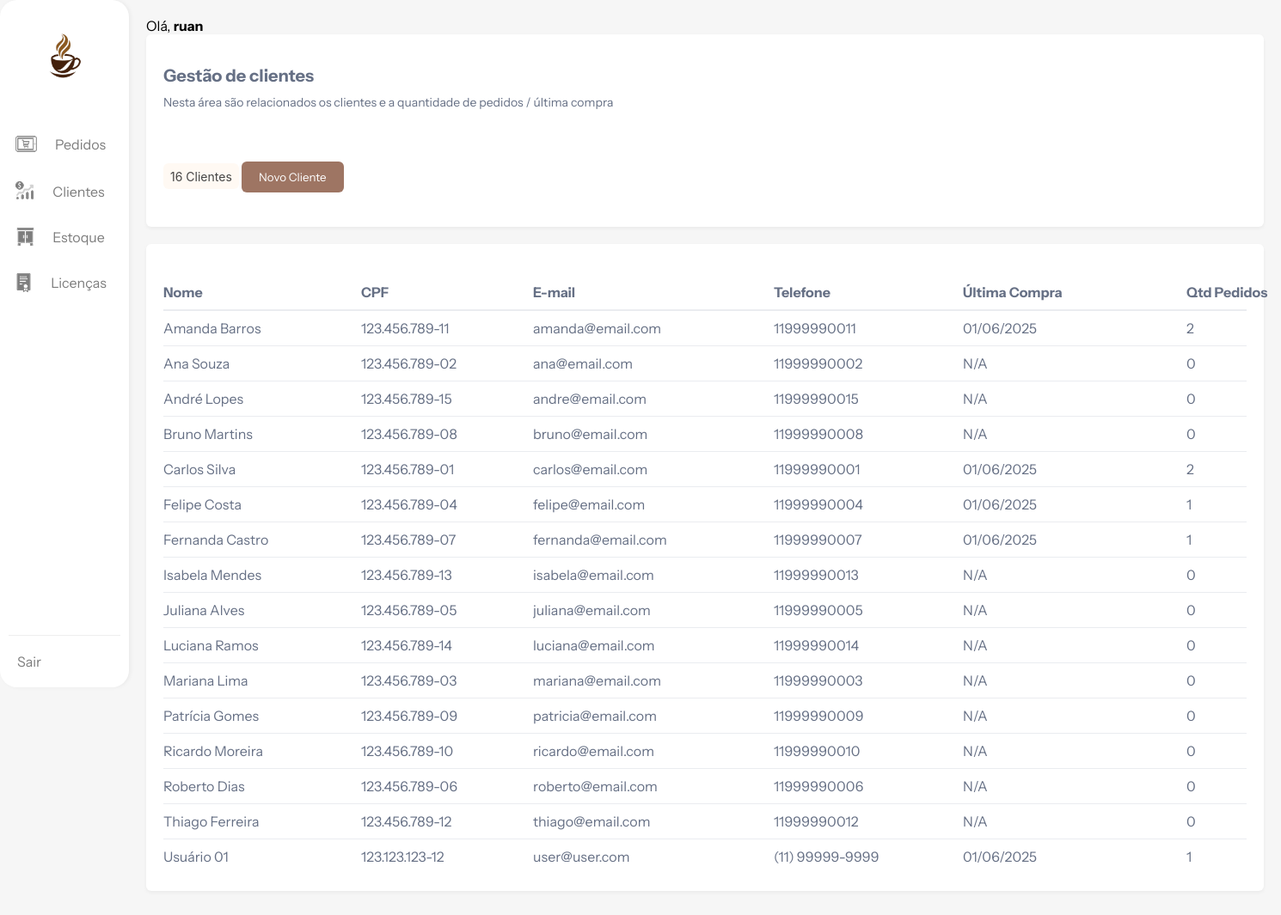
The page /views/clientes.php (signed in) on the database its author committed.
### tables this page shows
CREATE TABLE IF NOT EXISTS `clientes` (
  `cliente_id` int NOT NULL AUTO_INCREMENT,
  `nome` varchar(100) NOT NULL,
  `email` varchar(100) DEFAULT NULL,
  `telefone` varchar(20) DEFAULT NULL,
  `cpf` varchar(14) DEFAULT NULL,
  PRIMARY KEY (`cliente_id`)
);

### views/clientes.php (the view, shortened to what this page needs)
<?php
include("../config/conexao.php");
$sql_clientes = "
    SELECT
        c.cliente_id,
        c.nome,
        c.email,
        c.telefone,
        c.cpf,
        MAX(p.data_pedido) AS ultima_compra,
        COUNT(DISTINCT p.pedido_id) AS qtd_pedidos
    FROM
        clientes c
    LEFT JOIN
        pedidos p ON c.cliente_id = p.cliente_id
    GROUP BY
        c.cliente_id, c.nome, c.email, c.telefone, c.cpf
    ORDER BY
        c.nome ASC;
";
$result_clientes = $mysqli->query($sql_clientes);
$total_clientes = 0;
if ($result_clientes) {
    $total_clientes = $result_clientes->num_rows;
}
?>
<!DOCTYPE html>
<html lang="pt-br">
<head>
    <link rel="stylesheet" href="../public/css/clientes.css">
    </head>
<body>
    <nav>
        <a href="dashboard.php">
            <img src="../public/img/logo.png" alt="Logo Alvorada" />
        </a>
        <div class="nav-item">
            <img src="../public/icons/pedidos.png" alt="Ícone Pedidos" />
            <span>
                <a href="pedidos.php">Pedidos</a>
            </span>
        </div>
        <div class="nav-item">
            <img src="../public/icons/clientes.png" alt="Ícone Clientes" />
            <span>
                <a href="clientes.php">Clientes</a>
            </span>
        </div>
        <div class="nav-item">
            <img src="../public/icons/estoque.png" alt="Ícone Estoque" />
            <span>
                <a href="estoque.php">Estoque</a>
            </span>
        </div>
        <div class="nav-item">
            <img src="../public/icons/licenca.png" alt="Ícone Licenças" />
            <span>
                <a href="licencas.php">Licenças</a>
            </span>
        </div>
        <div class="nav-item logout">
            <span>
                <a href="../auth/logout.php">Sair</a>
            </span>
        </div>
    </nav>
    <main>
        <div class="greeting">
            <span>Olá,</span>
            <b><?php echo htmlspecialchars($_SESSION['nome_usuario']); ?></b>
        </div>
        <section class="container">
            <h2>Gestão de clientes</h2>
            <p>Nesta área são relacionados os clientes e a quantidade de pedidos / última compra</p>
            <div class="badge">
                <span><?php echo $total_clientes; ?> Clientes</span>
            </div>
            <button class="btn-novo-cliente" onclick="abrirModalCliente()">
                Novo Cliente
            </button>
        </section>
        <section>
            <div class="tabela">
                <div class="tabela-header">
                    <div>Nome</div>
                    <div>CPF</div>
                    <div>E-mail</div>
                    <div>Telefone</div>
                    <div>Última Compra</div>
                    <div>Qtd Pedidos</div>
                </div>
                <?php
                if ($result_clientes && $result_clientes->num_rows > 0) {
                    while ($cliente = $result_clientes->fetch_assoc()) {
                        ?>
                        <div class="tabela-row">
                            <div><?php echo htmlspecialchars($cliente['nome']); ?></div>
                            <div><?php echo htmlspecialchars($cliente['cpf']); ?></div>
                            <div><?php echo htmlspecialchars($cliente['email']); ?></div>
                            <div><?php echo htmlspecialchars($cliente['telefone']); ?></div>
                            <div><?php echo htmlspecialchars($cliente['ultima_compra'] ? date('d/m/Y', strtotime($cliente['ultima_compra'])) : 'N/A'); ?></div>
                            <div><?php echo htmlspecialchars($cliente['qtd_pedidos']); ?></div>
                        </div>
                        <?php
                    }
                } else {
                    echo "<div class='tabela-row'><div style='grid-column: 1 / span 6; text-align: center; padding: 20px;'>Nenhum cliente encontrado.</div></div>";
                }
                ?>
            </div>
        </section>
    </main>
</body>
</html>

### public/css/clientes.css (style rules this page uses)
* { font-family: "Instrument Sans", sans-serif; box-sizing: border-box; margin: 0; padding: 0; }
body { margin: 0; font-family: Roboto, sans-serif; background-color: #F6F6F6; min-height: 100vh; overflow-x: hidden; overflow-y: auto; }
nav { width: 150px; background-color: white; border-radius: 20px; padding: 20px 10px; display: flex; flex-direction: column; align-items: center; gap: 30px; box-sizing: border-box; flex-shrink: 0; box-shadow: 2px 0 5px rgba(0,0,0,0.05); position: fixed; height: 100vh; top: 0; left: 0; z-index: 1000; overflow-y: auto; }
nav .nav-item a { padding: 10px; border-radius: 5px; text-decoration: none; color: #7D7D7D; transition: 0.2s ease; }
nav img { width: 100px; height: 100px; }
.nav-item { display: flex; align-items: center; gap: 10px; cursor: pointer; }
.nav-item img { width: 27px; height: 27px; }
.nav-item span { color: #7D7D7D; font-size: 16px; }
.nav-item:nth-child(3) img, .nav-item:nth-child(4) img, .nav-item:nth-child(5) img { width: 23px; height: 23px; }
main { padding: 20px; margin-left: 150px; }
.greeting span, .greeting b { font-size: 16px; color: black; }
section.container { background-color: white; border-radius: 6px; padding: 36px 20px 20px 20px; box-sizing: border-box; margin-bottom: 20px; box-shadow: 0 2px 4px rgba(0,0,0,0.05); }
.container h2 { margin: 0; font-size: 20px; color: #667085; }
.container p { margin: 10px 0 20px 0; font-size: 14px; color: #667085; font-weight: 300; }
.badge { background-color: rgba(240, 128, 25, 0.05); border-radius: 6px; padding: 5px 8px; display: inline-block; }
.badge span { color: #454545; font-size: 14px; font-family: Inter, sans-serif; }
.btn-novo-cliente { margin: 40px 0 20px 0; padding: 10px 20px; background: #9e7563; color: white; border: none; border-radius: 6px; cursor: pointer; transition: background-color 0.2s ease; }
.tabela { background-color: white; border-radius: 6px; padding: 36px 20px 20px 20px; box-sizing: border-box; margin-top: 10px; box-shadow: 0 2px 4px rgba(0,0,0,0.05); }
.tabela-header, .tabela-row { display: flex; gap: 80px; padding: 10px 0; border-bottom: 1px solid #EAECF0; }
.tabela-header { font-weight: bold; padding-bottom: 10px; border-bottom: 2px solid #EAECF0; color: #667085; }
.tabela-row { color: #667085; }
.tabela-row:last-child { border-bottom: none; }
.tabela-row div, .tabela-header div { width: 150px; flex-shrink: 0; white-space: nowrap; overflow: hidden; text-overflow: ellipsis; }
.tabela-header div:nth-child(2), .tabela-row div:nth-child(2) { width: 120px; }
.tabela-header div:nth-child(3), .tabela-row div:nth-child(3) { width: 200px; }
.tabela-header div:nth-child(4), .tabela-row div:nth-child(4) { width: 140px; }
.tabela-header div:nth-child(5), .tabela-row div:nth-child(5) { width: 180px; }
.tabela-header div:nth-child(6), .tabela-row div:nth-child(6) { width: 100px; }
.logout { margin-top: auto; padding-top: 20px; border-top: 1px solid #eee; width: 100%; text-align: center; }
main section:last-child { margin-bottom: 50px; }

### rows shown on the page
clientes: nome "Amanda Barros", cpf "123.456.789-11", email "amanda@email.com", telefone "11999990011", ultima_compra "01/06/2025", qtd_pedidos "2"
clientes: nome "Ana Souza", cpf "123.456.789-02", email "ana@email.com", telefone "11999990002", ultima_compra "N/A", qtd_pedidos "0"
clientes: nome "André Lopes", cpf "123.456.789-15", email "andre@email.com", telefone "11999990015", ultima_compra "N/A", qtd_pedidos "0"
clientes: nome "Bruno Martins", cpf "123.456.789-08", email "bruno@email.com", telefone "11999990008", ultima_compra "N/A", qtd_pedidos "0"
clientes: nome "Carlos Silva", cpf "123.456.789-01", email "carlos@email.com", telefone "11999990001", ultima_compra "01/06/2025", qtd_pedidos "2"
clientes: nome "Felipe Costa", cpf "123.456.789-04", email "felipe@email.com", telefone "11999990004", ultima_compra "01/06/2025", qtd_pedidos "1"
clientes: nome "Fernanda Castro", cpf "123.456.789-07", email "fernanda@email.com", telefone "11999990007", ultima_compra "01/06/2025", qtd_pedidos "1"
clientes: nome "Isabela Mendes", cpf "123.456.789-13", email "isabela@email.com", telefone "11999990013", ultima_compra "N/A", qtd_pedidos "0"
clientes: nome "Juliana Alves", cpf "123.456.789-05", email "juliana@email.com", telefone "11999990005", ultima_compra "N/A", qtd_pedidos "0"
clientes: nome "Luciana Ramos", cpf "123.456.789-14", email "luciana@email.com", telefone "11999990014", ultima_compra "N/A", qtd_pedidos "0"
clientes: nome "Mariana Lima", cpf "123.456.789-03", email "mariana@email.com", telefone "11999990003", ultima_compra "N/A", qtd_pedidos "0"
clientes: nome "Patrícia Gomes", cpf "123.456.789-09", email "patricia@email.com", telefone "11999990009", ultima_compra "N/A", qtd_pedidos "0"
clientes: nome "Ricardo Moreira", cpf "123.456.789-10", email "ricardo@email.com", telefone "11999990010", ultima_compra "N/A", qtd_pedidos "0"
clientes: nome "Roberto Dias", cpf "123.456.789-06", email "roberto@email.com", telefone "11999990006", ultima_compra "N/A", qtd_pedidos "0"
clientes: nome "Thiago Ferreira", cpf "123.456.789-12", email "thiago@email.com", telefone "11999990012", ultima_compra "N/A", qtd_pedidos "0"
clientes: nome "Usuário 01", cpf "123.123.123-12", email "user@user.com", telefone "(11) 99999-9999", ultima_compra "01/06/2025", qtd_pedidos "1"

### other values the page prints
$_SESSION['nome_usuario'] "ruan"
$total_clientes "16"
